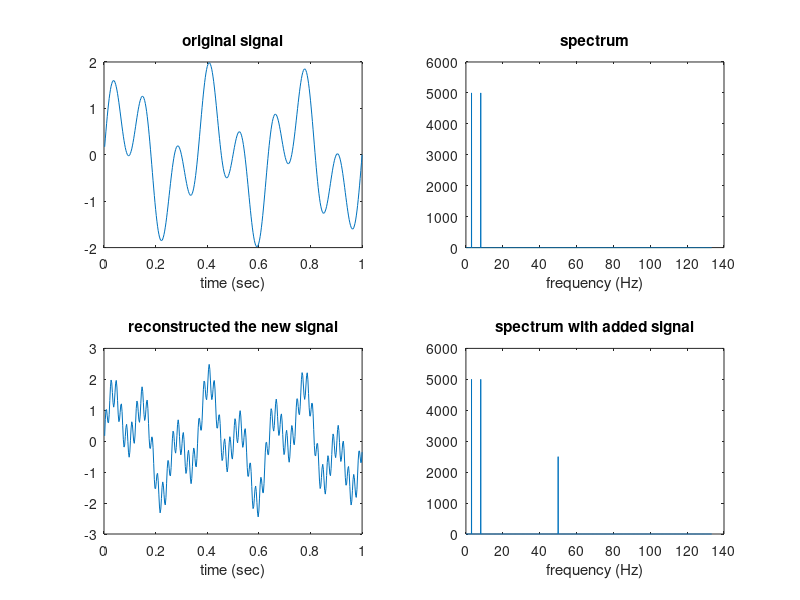

MATLAB code for this plot:
% Listing 14-8 - Adding a signal to the spectrum
clear
clc

 rows = 2; cols = 2;
    % set up two sine waves
 dt = 1/400;             % sampling period (sec)
 N = 10000;              % number of points
 f1 = 3; f2 = 8;         % signal frequencies
 t = (1:N) * dt;         % time array for plotting
 x = sin(2*pi*f1*t) + sin(2*pi*f2*t);
 subplot(rows, cols, 1)    
 plot(t(1:(1/dt)), x(1:(1/dt)))
 title('original signal')
 xlabel('time (sec)')
 Y = fft(x);              % perform the transform
 df = 1 / t(end);         % the frequency interval
 fmax = df * N / 2; 
 f = (1:N) * 2 * fmax / N; % frequencies
 subplot(rows, cols, 2)    % plot the spectrum
 plot(f(1:N/3), abs(Y(1:N/3)))
 title('spectrum')
 xlabel('frequency (Hz)')
    % find the maximum value and location
 level1 = max(abs(Y));
 newF = 50;
 newBasic = 50 / df;
 newI1 = newBasic + 1;
 newI2 = N - newBasic + 1;
 newV = complex(0, -level1/2);
 Y(newI1) = newV;
 Y(newI2) = -newV;       % imaginary part negated
 subplot(rows, cols, 4)  % plot the new spectrum
 plot(f(1:N/3), abs(Y(1:N/3)))
 title('spectrum with added signal')
 xlabel('frequency (Hz)')
 y = ifft(Y);
 subplot(rows, cols, 3)
 plot(t(1:(1/dt)), y(1:(1/dt)))
 title('reconstructed the new signal')
 xlabel('time (sec)')

